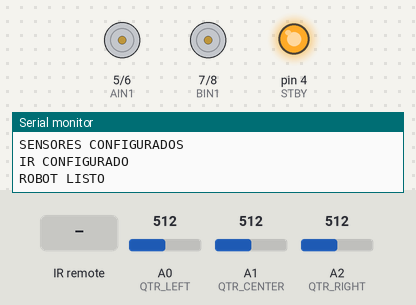
Bench run of a sketch on a simulated Arduino Uno, built with avr-gcc and run on an emulated ATmega328P. Parts: motor-driver pin pairs drawn as motors (green arrow = first pin HIGH = forward, orange = second pin HIGH = backward, longer = more drive, scaled by the enable pin, stopped while the standby pin is LOW), output pins drawn as LEDs (lit = HIGH), the last lines printed to the serial monitor. The inputs (shaded band) are chosen by the test bench; at power-on: A0 (QTR_LEFT) = 512, A1 (QTR_CENTER) = 512, A2 (QTR_RIGHT) = 512.

Above: at 1.2 s.
1.3 s: infrared code 0xE31CFF00 received
At 7.0 s:
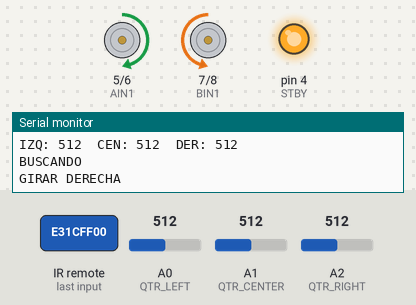
Timing chart, 0 to 8.5 s (numbered marks = the images above; inputs shaded):
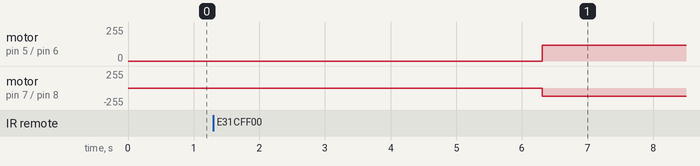

The sketch:

codigo.ino
```cpp
#include <IRremote.hpp>

/////////////////////////////////////////////////////////
// PIN IR START
/////////////////////////////////////////////////////////

#define IR_RECEIVE_PIN 2
#define PLAY_CODE 3810328320

/////////////////////////////////////////////////////////
// TB6612FNG
/////////////////////////////////////////////////////////

// MOTOR IZQUIERDO
#define PWMA 3
#define AIN1 5
#define AIN2 6

// MOTOR DERECHO
#define BIN1 7
#define BIN2 8
#define PWMB 9

// STANDBY
#define STBY 4

/////////////////////////////////////////////////////////
// QTR / BARRA IR
/////////////////////////////////////////////////////////

#define QTR_LEFT   A0
#define QTR_CENTER A1
#define QTR_RIGHT  A2

/////////////////////////////////////////////////////////
// VARIABLES
/////////////////////////////////////////////////////////

bool iniciado = false;

bool lineaDetectada = false;

int velocidadBusqueda = 120;
int velocidadAtaque = 255;
int velocidadEscape = 220;

/////////////////////////////////////////////////////////
// SETUP
/////////////////////////////////////////////////////////

void setup() {

  Serial.begin(9600);

  configurarMotores();
  configurarSensores();
  configurarControlIR();

  Serial.println("ROBOT LISTO");
}

/////////////////////////////////////////////////////////
// LOOP
/////////////////////////////////////////////////////////

void loop() {

  ///////////////////////////////////////////////////////
  // LEER CONTROL IR SIEMPRE
  ///////////////////////////////////////////////////////

  if (IrReceiver.decode()) {

    unsigned long codigo =
      IrReceiver.decodedIRData.decodedRawData;

    Serial.print("CODIGO: ");
    Serial.println(codigo);

    /////////////////////////////////////////////////////
    // BOTON PLAY
    /////////////////////////////////////////////////////

    if (codigo == PLAY_CODE) {

      ///////////////////////////////////////////////////
      // SI ESTA APAGADO -> ENCENDER
      ///////////////////////////////////////////////////

      if (!iniciado) {

        Serial.println("INICIANDO EN 5 SEGUNDOS");

        delay(5000);

        iniciado = true;

        Serial.println("ROBOT ACTIVADO");
      }

      ///////////////////////////////////////////////////
      // SI YA ESTA ENCENDIDO -> DETENER
      ///////////////////////////////////////////////////

      else {

        Serial.println("ROBOT DETENIDO");

        iniciado = false;

        detener();
      }
    }

    IrReceiver.resume();
  }

  ///////////////////////////////////////////////////////
  // LOGICA DE COMBATE
  ///////////////////////////////////////////////////////

  if (iniciado) {

    leerSensores();

    if (lineaDetectada) {

      escapar();
    }
    else {

      buscar();
    }
  }
}

/////////////////////////////////////////////////////////
// IR
/////////////////////////////////////////////////////////

void configurarControlIR() {

  IrReceiver.begin(IR_RECEIVE_PIN);

  Serial.println("IR CONFIGURADO");
}

/////////////////////////////////////////////////////////
// MOTORES
/////////////////////////////////////////////////////////

void configurarMotores() {

  pinMode(AIN1, OUTPUT);
  pinMode(AIN2, OUTPUT);
  pinMode(PWMA, OUTPUT);

  pinMode(BIN1, OUTPUT);
  pinMode(BIN2, OUTPUT);
  pinMode(PWMB, OUTPUT);

  pinMode(STBY, OUTPUT);

  digitalWrite(STBY, HIGH);

  Serial.println("MOTORES CONFIGURADOS");
}

/////////////////////////////////////////////////////////
// SENSORES
/////////////////////////////////////////////////////////

void configurarSensores() {

  pinMode(QTR_LEFT, INPUT);
  pinMode(QTR_CENTER, INPUT);
  pinMode(QTR_RIGHT, INPUT);

  Serial.println("SENSORES CONFIGURADOS");
}

/////////////////////////////////////////////////////////
// LEER SENSORES
/////////////////////////////////////////////////////////

void leerSensores() {

  int izquierda = analogRead(QTR_LEFT);
  int centro = analogRead(QTR_CENTER);
  int derecha = analogRead(QTR_RIGHT);

  Serial.print("IZQ: ");
  Serial.print(izquierda);

  Serial.print("  CEN: ");
  Serial.print(centro);

  Serial.print("  DER: ");
  Serial.println(derecha);

  ///////////////////////////////////////////////////////
  // DETECCION BORDE BLANCO
  ///////////////////////////////////////////////////////

  if (izquierda < 500 ||
      centro < 500 ||
      derecha < 500) {

    lineaDetectada = true;
  }
  else {

    lineaDetectada = false;
  }
}

/////////////////////////////////////////////////////////
// BUSCAR
/////////////////////////////////////////////////////////

void buscar() {

  Serial.println("BUSCANDO");

  girarDerecha();
}

/////////////////////////////////////////////////////////
// ESCAPAR
/////////////////////////////////////////////////////////

void escapar() {

  Serial.println("ESCAPANDO");

  retroceder();

  delay(300);

  girarIzquierda();

  delay(300);
}

/////////////////////////////////////////////////////////
// AVANZAR
/////////////////////////////////////////////////////////

void avanzar() {

  Serial.println("AVANZAR");

  digitalWrite(AIN1, HIGH);
  digitalWrite(AIN2, LOW);

  digitalWrite(BIN1, LOW);
  digitalWrite(BIN2, HIGH);

  analogWrite(PWMA, velocidadAtaque);
  analogWrite(PWMB, velocidadAtaque);
}

/////////////////////////////////////////////////////////
// RETROCEDER
/////////////////////////////////////////////////////////

void retroceder() {

  Serial.println("RETROCEDER");

  digitalWrite(AIN1, LOW);
  digitalWrite(AIN2, HIGH);

  digitalWrite(BIN1, HIGH);
  digitalWrite(BIN2, LOW);

  analogWrite(PWMA, velocidadEscape);
  analogWrite(PWMB, velocidadEscape);
}

/////////////////////////////////////////////////////////
// GIRAR DERECHA
/////////////////////////////////////////////////////////

void girarDerecha() {

  Serial.println("GIRAR DERECHA");

  digitalWrite(AIN1, HIGH);
  digitalWrite(AIN2, LOW);

  digitalWrite(BIN1, LOW);
  digitalWrite(BIN2, HIGH);

  analogWrite(PWMA, velocidadBusqueda);
  analogWrite(PWMB, velocidadBusqueda);
}

/////////////////////////////////////////////////////////
// GIRAR IZQUIERDA
/////////////////////////////////////////////////////////

void girarIzquierda() {

  Serial.println("GIRAR IZQUIERDA");

  digitalWrite(AIN1, LOW);
  digitalWrite(AIN2, HIGH);

  digitalWrite(BIN1, HIGH);
  digitalWrite(BIN2, LOW);

  analogWrite(PWMA, velocidadBusqueda);
  analogWrite(PWMB, velocidadBusqueda);
}

/////////////////////////////////////////////////////////
// DETENER
/////////////////////////////////////////////////////////

void detener() {

  Serial.println("DETENER");

  analogWrite(PWMA, 0);
  analogWrite(PWMB, 0);
}
```

Measured:
- after the input at 1.3 s, motor on pin 5 (AIN1) / pin 6 (AIN2): stopped → forward 120/255 after 5.0 s; motor on pin 7 (BIN1) / pin 8 (BIN2): stopped → backward 120/255 after 5.0 s
